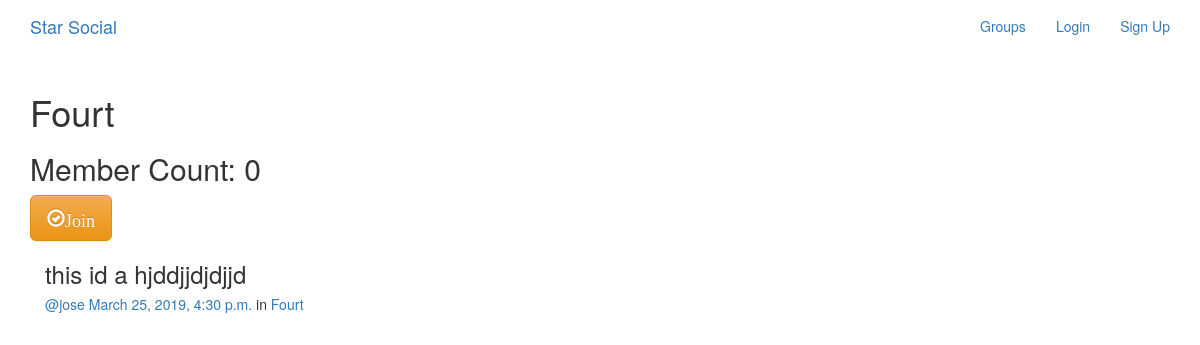
/groups/posts/in/fourt/, run on the app's committed database.
### groups/models.py (models this page shows, shortened)
class Group(models.Model):
    name = models.CharField(max_length=255, unique=True)
    slug = models.SlugField(allow_unicode=True, unique=True)
    description = models.TextField(blank=True, default=' ')
    description_html = models.TextField(editable=False, default=' ', blank=True)
    members = models.ManyToManyField(User, through='GroupMember')
    class Meta:
        ordering = ['name']

### posts/models.py (models this page shows, shortened)
class Post(models.Model):
    user = models.ForeignKey(User, related_name='posts')
    created_at = models.DateTimeField(auto_now=True)
    message = models.TextField()
    message_html = models.TextField(editable=False)
    group = models.ForeignKey(Group, related_name='posts', null=True, blank=True)
    class Meta:
        ordering = ['-created_at']
        unique_together = ['user','message']

### groups/views.py (the view)
# urls.py: url(r'^posts/in/(?P<slug>[-\w]+)/$', views.SingleGroup.as_view(), name='single'),
class SingleGroup(generic.DetailView):
    model = models.Group

### groups/templates/groups/group_detail.html
{% extends "groups/group_base.html" %}
{% block pregroup %}
<h1>{{ group.name }}</h1>
<h2>Member Count: {{group.members.count}}</h2>
<div class="content">
    {% if user in group.members.all %}
        <a href="{% url 'groups:leave' slug=group.slug %}"
        class="btn btn-lg btn-fill btn-warning"><span
        class="glyphicon glyphicon-remove-circle">Leave</span>
        </a>
    {% else %}
        <a href="{% url 'groups:join' slug=group.slug %}"
        class="btn btn-lg btn-fill btn-warning"><span
        class="glyphicon glyphicon-ok-circle">Join</span>
        </a>
    {% endif %}
</div>
{% endblock %}
{% block group_content %}
    <div class="col-md-8">
        {% if group.posts.count == 0 %}
            <h2>No Posts in this group yet!</h2>
        {% else %}
            {% for post in group.posts.all %}
                {% include "posts/_post.html" %}
            {% endfor %}
        {% endif %}
    </div>
{% endblock %}

### posts/templates/posts/_post.html (shortened to what this page needs)
<div class="post media">
    <h3>{{ post.message_html|safe }}</h3>
    <div class="media-body">
        <h5 class="media-heading">
            <span class="username">
                <a href="{% url 'posts:for_user' username=post.user.username %}">
                    @{{ post.user.username}}
                </a>
            </span>
            <time class="time">
                <a href="{% url 'posts:single' username=post.user.username pk=post.pk %}">
                    {{post.created_at}}
                </a>
            </time>
            {% if post.group %}
            <span class="group-name">in <a href="#">{{ post.group.name }}</a> </span>
            {% endif %}
        </h5>
    </div>
</div>

### data on the page
Group: name "Fourt", members.count "0"
Post: message_html "this id a hjddjjdjdjjd", user.username "jose", created_at "March 25, 2019, 4:30 p.m.", group.name "Fourt"
